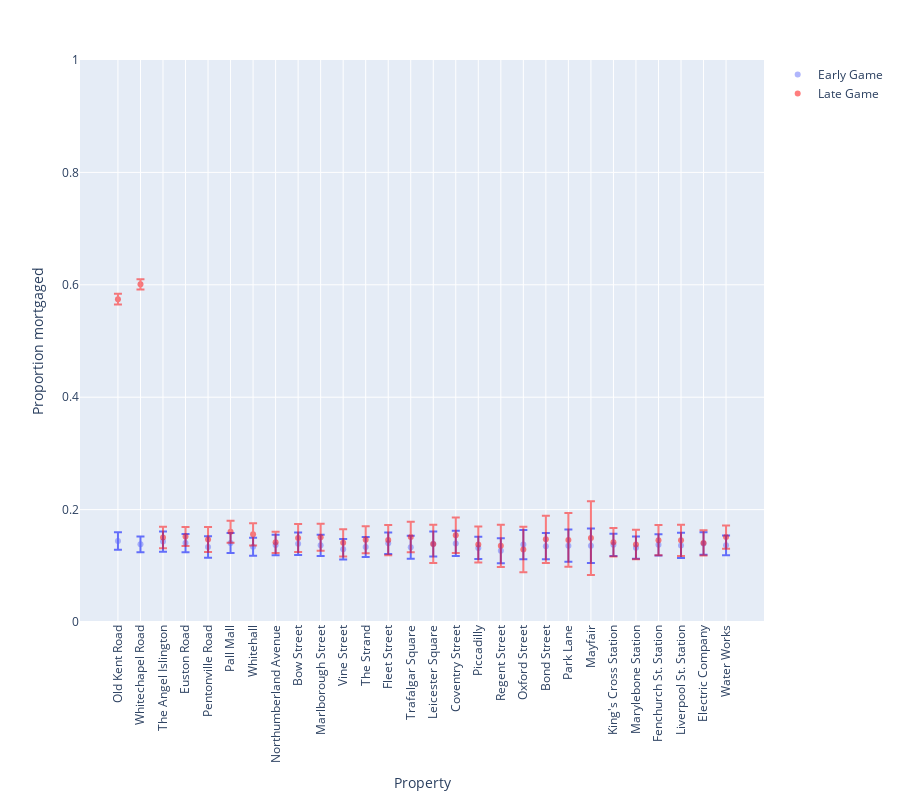

This figure's notebook cell:
### Code cell
plot_action_proportions(df_mortgage, 'Proportion mortgaged (early game)', 
                        'Proportion mortgaged (late game)', 'Proportion mortgaged')

### Figure 1 — Plotly figure (JSON) as saved in the notebook; plotly's stock layout.template omitted (floating-point values rounded to 4 significant figures)
{"data": [{"error_y": {"array": [0.01561, 0.014, 0.0182, 0.01632, 0.01899, 0.01764, 0.01622, 0.01826, 0.01991, 0.01893, 0.0182, 0.01768, 0.01913, 0.02052, 0.02239, 0.0226, 0.01966, 0.02229, 0.02604, 0.02332, 0.02882, 0.0306, 0.01985, 0.01964, 0.01901, 0.02233, 0.02005, 0.01754]}, "hovertemplate": "Property=%{x}<br>Proportion mortgaged (early game)=%{y}<extra></extra>", "legendgroup": "", "marker": {"color": "#636efa", "opacity": 0.5, "symbol": "circle"}, "mode": "markers", "name": "Early Game", "orientation": "v", "showlegend": true, "type": "scatter", "x": ["Old Kent Road", "Whitechapel Road", "The Angel Islington", "Euston Road", "Pentonville Road", "Pall Mall", "Whitehall", "Northumberland Avenue", "Bow Street", "Marlborough Street", "Vine Street", "The Strand", "Fleet Street", "Trafalgar Square", "Leicester Square", "Coventry Street", "Piccadilly", "Regent Street", "Oxford Street", "Bond Street", "Park Lane", "Mayfair", "King's Cross Station", "Marylebone Station", "Fenchurch St. Station", "Liverpool St. Station", "Electric Company", "Water Works"], "xaxis": "x", "y": [0.1442, 0.1382, 0.143, 0.1404, 0.1335, 0.1406, 0.1339, 0.1369, 0.1392, 0.1364, 0.1293, 0.1335, 0.1399, 0.1329, 0.1389, 0.1399, 0.1319, 0.1269, 0.1378, 0.1349, 0.1359, 0.1358, 0.1372, 0.1323, 0.1373, 0.1363, 0.1397, 0.1364], "yaxis": "y"}, {"error_y": {"array": [0.009706, 0.009016, 0.01931, 0.01708, 0.02214, 0.01947, 0.01972, 0.01899, 0.02495, 0.02398, 0.02416, 0.02402, 0.02681, 0.02717, 0.03394, 0.03157, 0.03211, 0.03761, 0.0405, 0.04207, 0.04788, 0.0656, 0.02538, 0.02636, 0.02692, 0.02769, 0.02243, 0.02081]}, "hovertemplate": "Property=%{x}<br>Proportion mortgaged (late game)=%{y}<extra></extra>", "legendgroup": "", "marker": {"color": "red", "symbol": "circle"}, "mode": "markers", "name": "Late Game", "opacity": 0.5, "orientation": "v", "showlegend": true, "type": "scatter", "x": ["Old Kent Road", "Whitechapel Road", "The Angel Islington", "Euston Road", "Pentonville Road", "Pall Mall", "Whitehall", "Northumberland Avenue", "Bow Street", "Marlborough Street", "Vine Street", "The Strand", "Fleet Street", "Trafalgar Square", "Leicester Square", "Coventry Street", "Piccadilly", "Regent Street", "Oxford Street", "Bond Street", "Park Lane", "Mayfair", "King's Cross Station", "Marylebone Station", "Fenchurch St. Station", "Liverpool St. Station", "Electric Company", "Water Works"], "xaxis": "x", "y": [0.5745, 0.6008, 0.1504, 0.1522, 0.1468, 0.1606, 0.1559, 0.1418, 0.1496, 0.1506, 0.1409, 0.1465, 0.1458, 0.1513, 0.139, 0.1543, 0.1379, 0.1356, 0.129, 0.1471, 0.1461, 0.1493, 0.142, 0.1378, 0.1457, 0.1453, 0.1407, 0.1511], "yaxis": "y"}], "layout": {"height": 800, "legend": {"tracegroupgap": 0}, "margin": {"t": 60}, "xaxis": {"anchor": "y", "domain": [0, 1], "tickangle": -90, "title": {"text": "Property"}}, "yaxis": {"anchor": "x", "domain": [0, 1], "range": [0, 1], "title": {"text": "Proportion mortgaged"}}}}
